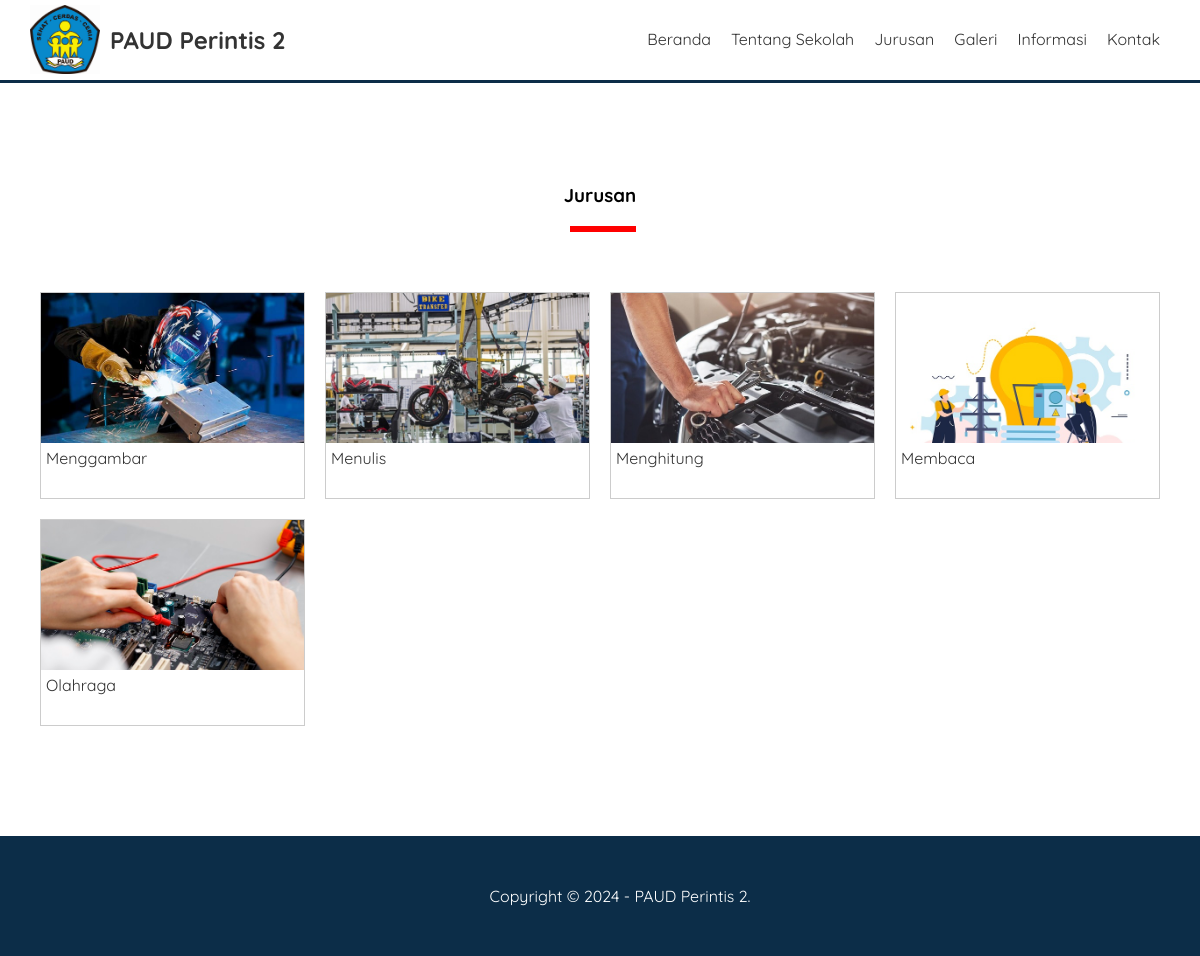
/sekolah/jurusan.php, run on the app's committed database.
### tables this page shows
CREATE TABLE `pengaturan` (
  `id` int(11) NOT NULL,
  `nama` varchar(50) NOT NULL,
  `email` varchar(50) NOT NULL,
  `telepon` varchar(20) NOT NULL,
  `alamat` text NOT NULL,
  `logo` varchar(50) NOT NULL,
  `favicon` varchar(50) NOT NULL,
  `tentang_sekolah` text NOT NULL,
  `foto_sekolah` varchar(50) NOT NULL,
  `google_maps` text NOT NULL,
  `nama_kepsek` varchar(50) NOT NULL,
  `foto_kepsek` varchar(50) NOT NULL,
  `sambutan_kepsek` text NOT NULL,
  `created_at` timestamp NOT NULL DEFAULT current_timestamp(),
  `updated_at` datetime DEFAULT NULL
);

CREATE TABLE `jurusan` (
  `id` int(11) NOT NULL,
  `nama` varchar(100) NOT NULL,
  `keterangan` text NOT NULL,
  `gambar` varchar(50) NOT NULL,
  `created_at` timestamp NOT NULL DEFAULT current_timestamp(),
  `updated_at` datetime DEFAULT NULL
);

### sekolah/jurusan.php (the view)
<?php include 'header.php'; ?>
<div class="section">
	<div class="container">
		<h3 class="text-center">Jurusan</h3>
		<?php
			$jurusan = mysqli_query($conn, "SELECT * FROM jurusan ORDER BY id DESC");
			if(mysqli_num_rows($jurusan) > 0){
				while($j = mysqli_fetch_array($jurusan)){
		?>
			<div class="col-4">
				<a href="detail-jurusan.php?id=<?= $j['id'] ?>" class="thumbnail-link">
				<div class="thumbnail-box">
					<div class="thumbail-img" style="background-image: url('uploads/jurusan/<?= $j['gambar'] ?>');">
					</div>
					<div class="thumbnail-text">
						<?= $j['nama'] ?>
					</div>
				</div>
				</a>
			</div>
		<?php }}else{ ?>
			Tidak ada data
		<?php } ?>
	</div>
</div>
<?php include 'footer.php'; ?>

### sekolah/header.php (shortened to what this page needs)
<?php
	include 'koneksi.php';
	$identitas = mysqli_query($conn, "SELECT * FROM pengaturan ORDER BY id DESC LIMIT 1");
	$d = mysqli_fetch_object($identitas);
?>
<!DOCTYPE html>
<html>
<head>
	<link rel="stylesheet" type="text/css" href="assets/css/style.css">
</head>
<body>
	<div class="header">
		<div class="container">
			<div class="header-logo">
				<img src="uploads/identitas/<?= $d->logo ?>" width="70">
				<h2><a href="index.php"><?= $d->nama ?></a></h2>
			</div>
			<ul class="header-menu">
				<li><a href="index.php">Beranda</a></li>
				<li><a href="tentang-sekolah.php">Tentang Sekolah</a></li>
				<li><a href="jurusan.php">Jurusan</a></li>
				<li><a href="galeri.php">Galeri</a></li>
				<li><a href="informasi.php">Informasi</a></li>
				<li><a href="kontak.php">Kontak</a></li>
			</ul>
		</div>
	</div>

### sekolah/footer.php (shortened to what this page needs)
	<footer>
		<div class="container text-center">
    Copyright &copy; <?= date('Y') ?> - <?= $d->nama ?>.
		</div>
	</footer>
</body>
</html>

### sekolah/assets/css/style.css (style rules this page uses)
* { margin:0; padding:0; font-family: 'Quicksand', sans-serif; box-sizing: border-box; }
a { text-decoration: none; }
.container { width: 1140px; margin:0 auto; }
.container::after { content: ""; display: block; clear: both; }
.text-center { text-align: center !important; }
.header { border-bottom:3px solid #0C2D48; }
.header a { color: #333; }
.header-logo { float: left; line-height: 70px; padding:5px 0; }
.header-logo img { float: left; margin-right: 10px; }
.header-logo h2 { float: left; }
.header-menu { float: right; }
.header-menu li { float: left; list-style: none; padding:29px 10px; }
.section { padding:100px 0; }
.section h3 { padding-bottom: 25px; margin-bottom: 50px; position: relative; }
.section h3::after { content: ""; display: block; width:60px; border:3px solid red; position: absolute; bottom: 0; left: calc(50% - 30px); }
.col-4 { min-height: 200px; width: 25%; float: left; padding:10px; }
.thumbnail-box { border:1px solid #ccc; width: 100%; min-height: 200px; background-color: #fff; }
.thumbail-img { height: 150px; background-repeat: no-repeat; background-size: cover; }
.thumbnail-text { height: 55px; padding:5px; }
.thumbnail-link { color: #333; }
footer { padding:50px; background-color: #0C2D48; color: #fff; }

### data on the page
pengaturan: logo (picture), nama "PAUD Perintis 2"
jurusan: gambar (picture), nama "Menggambar"
jurusan: gambar (picture), nama "Menulis"
jurusan: gambar (picture), nama "Menghitung"
jurusan: gambar (picture), nama "Membaca"
jurusan: gambar (picture), nama "Olahraga"
